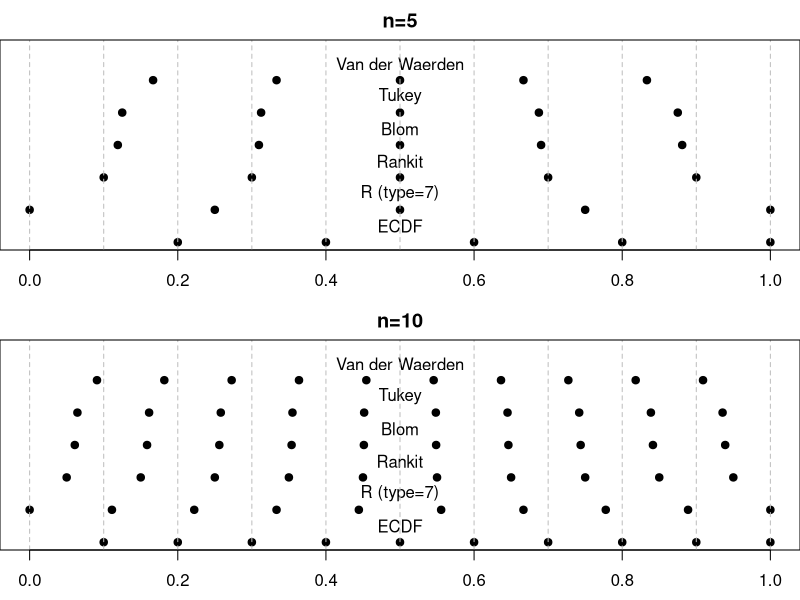

Here is the R script that generated this plot:
pdf("quantile.pdf", width=10, height=6)
ng <- c(5,10)
par(mfrow=c(length(ng),1), mar=c(2.5,0,2,0))
for (i in 1:length(ng)) {
  n <- ng[i] 
  plot(0,0, type="n", xlim=c(0,1), ylim=c(1,7), axes=F, xlab="Quantil", main=sprintf("n=%i", n))
  axis(1)
  rang <- 1:n
  ecdf    <- rang/n
  r       <- (rang-1)/(n-1)
  blom    <- (rang-3/8)/(n+1/4)
  rankit  <- (rang-1/2)/n
  tukey   <- (rang-1/3)/(n+1/3)
  waerden <- rang/(n+1)
  points(ecdf, rep(1, n), pch=19)
  text(0.5,1.5, "ECDF")
  points(r, rep(2, n), pch=19)
  text(0.5,2.5, "R (type=7)")
  points(rankit, rep(3, n), pch=19)
  text(0.5,3.5, "Rankit")
  points(blom, rep(4, n), pch=19)
  text(0.5,4.5, "Blom")
  points(tukey, rep(5, n), pch=19)
  text(0.5,5.5, "Tukey")
  points(waerden, rep(6, n), pch=19)
  text(0.5,6.5, "Van der Waerden")
  for (j in 0:10) { abline(v=j/10, col="grey", lty=2)}
  box()
}
dev.off()
if (interactive()) browseURL(paste0(getwd(),"/quantile.pdf"))
